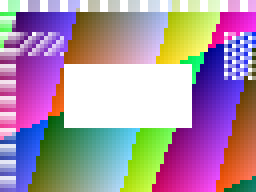
#> input picture apps/video-studio/crates/editor/tests/fixtures/alpha/alpha-primary-a01.png, 64 x 48 px (shown 4 times larger)
$ python -i anchor_audit.py   (imports and definitions only)
#> lines starting #> are read from the running program, lines starting #| are printed output that depends on the picture
#> further down, picture is the input picture: PIL image 64x48 RGBA; mean R, G, B, A 146, 100.3, 140.2, 186.5
#!/usr/bin/env python3
"""Audit anchor dimensions, matte geometry, names, hashes, and likely duplicates.

This is a technical preflight. It does not approve sharpness, identity, anatomy,
story continuity, or whether a visually similar pair is intentionally progressive.
"""
import argparse
import hashlib
import json
from pathlib import Path
import re
import sys

try:
    from PIL import Image, ImageFilter, ImageStat
except ImportError as error:  # pragma: no cover - exercised by CLI environment
    raise SystemExit("Pillow is required; run with `uv run --with pillow python ...`") from error


IMAGE_SUFFIXES = {".png", ".jpg", ".jpeg"}


def sha256(path):
    with path.open("rb") as stream:
        return hashlib.file_digest(stream, "sha256").hexdigest()


# [8 lines left out: function dhash, not called in this run]


def hamming(left, right):
    return (left ^ right).bit_count()


# [8 lines left out: function region_matches, not called in this run]


def focus_proxy(image):
    gray = image.convert("L").filter(ImageFilter.FIND_EDGES)
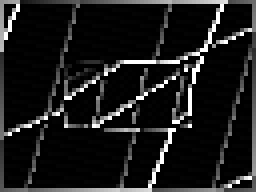
#> gray: PIL image 64x48 L (shown 4 times larger); min 0, max 255, mean 27.9
    if gray.width > 4 and gray.height > 4:
        gray = gray.crop((2, 2, gray.width - 2, gray.height - 2))
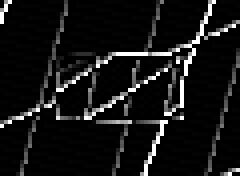
#> gray: PIL image 60x44 L (shown 4 times larger); min 0, max 255, mean 21.6
    return round(ImageStat.Stat(gray).var[0], 2)


# [129 lines left out: functions validate_contract, audit, main, not called in this run]


# [2 lines not run here, left out]

>>> from PIL import Image
>>> picture = Image.open('../../../../apps/video-studio/crates/editor/tests/fixtures/alpha/alpha-primary-a01.png')
>>> result = focus_proxy(picture)
#> result = 3276.2
